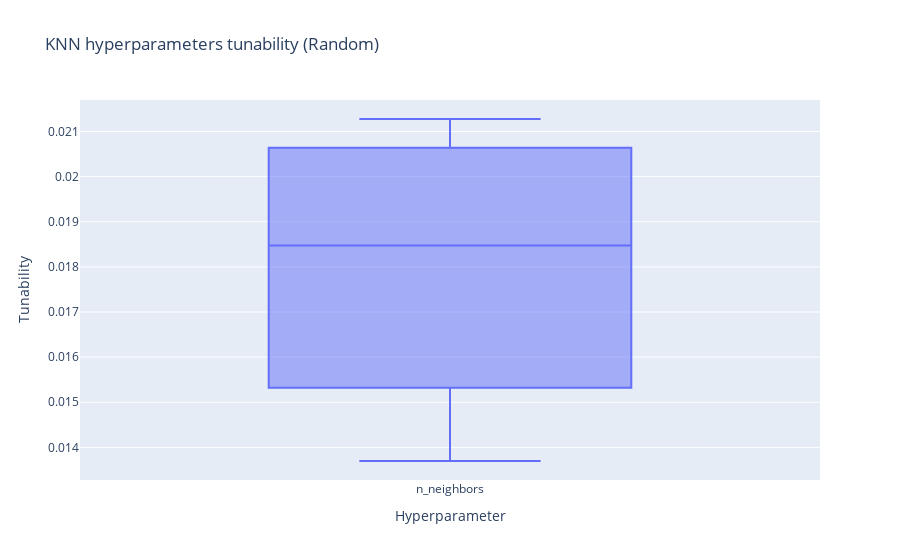

The code cell stored with this chart in its notebook:
### Code cell
plot_boxplots_param_tunability('KNN', knn_random_params_tun, "Random")

### Figure 1 — Plotly figure (JSON) as saved in the notebook; plotly's stock layout.template omitted (floating-point values rounded to 4 significant figures)
{"data": [{"alignmentgroup": "True", "hovertemplate": "Hyperparameter=%{x}<br>Tunability=%{y}<extra></extra>", "legendgroup": "", "marker": {"color": "#636efa"}, "name": "", "notched": false, "offsetgroup": "", "orientation": "v", "showlegend": false, "type": "box", "x": ["n_neighbors", "n_neighbors", "n_neighbors", "n_neighbors"], "x0": " ", "xaxis": "x", "y": [0.02, 0.0137, 0.01695, 0.02128], "y0": " ", "yaxis": "y"}], "layout": {"boxmode": "group", "legend": {"tracegroupgap": 0}, "title": {"text": "KNN hyperparameters tunability (Random)"}, "xaxis": {"anchor": "y", "domain": [0, 1], "title": {"text": "Hyperparameter"}}, "yaxis": {"anchor": "x", "domain": [0, 1], "title": {"text": "Tunability"}}}}
